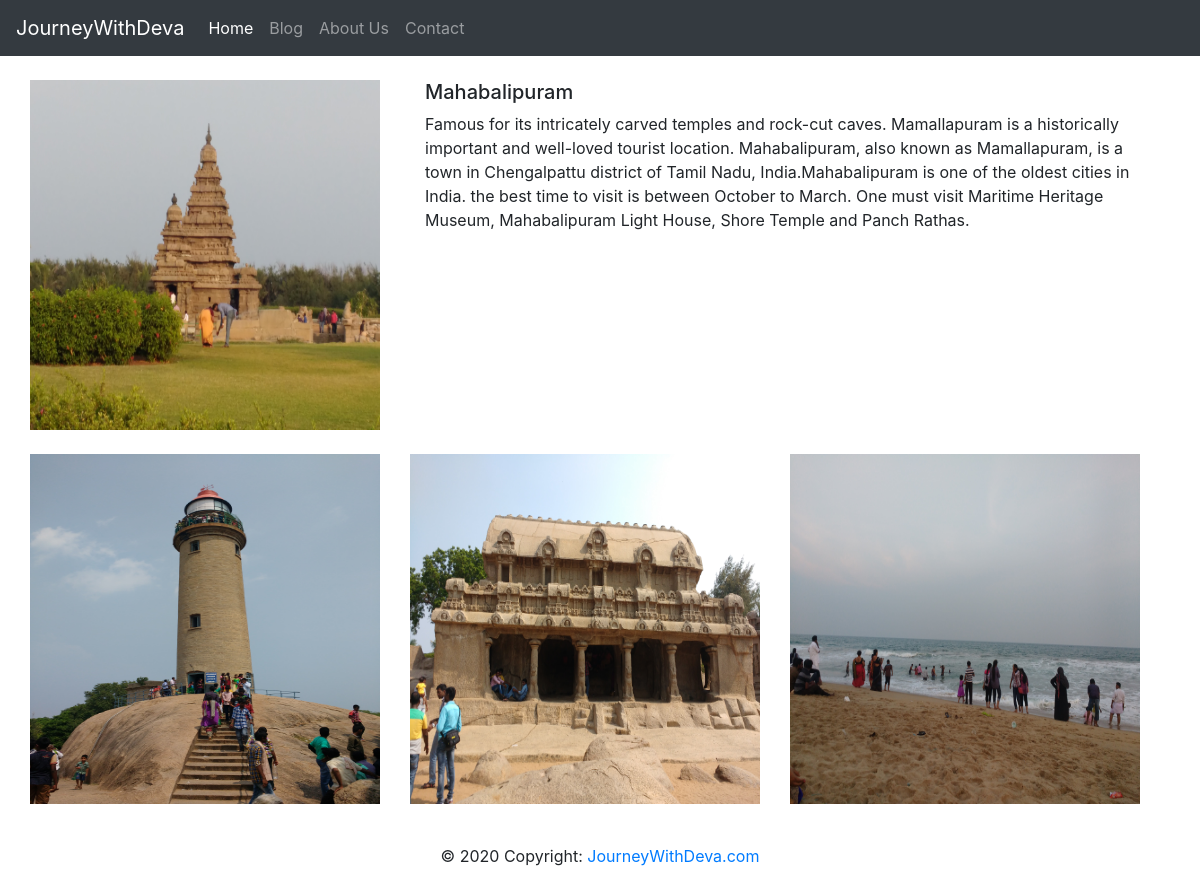
Page /sites/2 on the committed database.
### myBlog/models.py (models this page shows, shortened)
class SiteLoc(models.Model):
    site_id = models.AutoField
    site_name = models.CharField(max_length=50)
    country = models.CharField(max_length=50, default="")
    city = models.CharField(max_length=50, default="")
    desc = models.CharField(max_length=800)
    image = models.ImageField(upload_to="blog/images", default="")
    image2 = models.ImageField(upload_to="blog/images", default="")
    image3 = models.ImageField(upload_to="blog/images", default="")
    image4 = models.ImageField(upload_to="blog/images", default="")

### myBlog/views.py (the view)
# urls.py: path("sites/<int:myid>", views.siteView, name="SiteView"),
def siteView(request, myid):
    site = SiteLoc.objects.filter(id=myid)
    return render(request, 'blog/siteView.html', {'site':site[0]})

### myBlog/templates/blog/siteView.html (shortened to what this page needs)
{% extends 'blog/common.html' %}
{% block body %}
<div class="container my-4">
    <div class="row">
    <div class="col-md-4">
    <div class="row">
        <img src="/media/{{site.image}}" width="350px" height="350px">
    </div>
    </div>
    <div class="col-md-8">
        <h5>{{site.site_name}}</h5>
        <p>{{site.desc}}</p>
    </div>
    </div>
    <br>
   <div class="row">
       <div class="col-md-4">
        <div class="row">
        <img src="/media/{{site.image2}}" width="350px" height="350px">
        </div>
       </div>
       <div class="col-md-4">
        <div class="row">
        <img src="/media/{{site.image3}}" width="350px" height="350px">
        </div>
       </div>
       <div class="col-md-4">
        <div class="row">
        <img src="/media/{{site.image4}}" width="350px" height="350px">
        </div>
       </div>
   </div>
</div>
{% endblock %}

### rows in the picture
SiteLoc: image (picture), site_name "Mahabalipuram", desc "Famous for its intricately carved temples and rock-cut caves. Mamallapuram is a historically important and well-loved tourist location. Mahabalipuram, also known as Mamallapuram, is a town in Chengalpattu district of Tamil Nadu, India.Mahabalipuram is one of the oldest cities in India. the best time to visit is between October to March. One must visit Maritime Heritage Museum, Mahabalipuram Light House, Shore Temple and Panch Rathas.", image2 (picture), image3 (picture), image4 (picture)
